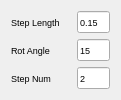
  <widget class="QWidget" name="gridLayoutWidget_5">
   <property name="geometry">
    <rect>
     <x>1140</x>
     <y>725</y>
     <width>121</width>
     <height>80</height>
    </rect>
   </property>
   <property name="font">
    <font>
     <pointsize>7</pointsize>
    </font>
   </property>
   <layout class="QGridLayout" name="gridLayout_9">
    <item row="0" column="2">
     <widget class="QLineEdit" name="LE_STEP_LENGTH">
      <property name="font">
       <font>
        <pointsize>7</pointsize>
       </font>
      </property>
      <property name="text">
       <string>0.15</string>
      </property>
     </widget>
    </item>
    <item row="0" column="1">
     <spacer name="horizontalSpacer_2">
      <property name="orientation">
       <enum>Qt::Horizontal</enum>
      </property>
      <property name="sizeHint" stdset="0">
       <size>
        <width>40</width>
        <height>20</height>
       </size>
      </property>
     </spacer>
    </item>
    <item row="0" column="0">
     <widget class="QLabel" name="LB_X_AXIS_3">
      <property name="sizePolicy">
       <sizepolicy hsizetype="Fixed" vsizetype="Preferred">
        <horstretch>0</horstretch>
        <verstretch>0</verstretch>
       </sizepolicy>
      </property>
      <property name="minimumSize">
       <size>
        <width>60</width>
        <height>0</height>
       </size>
      </property>
      <property name="font">
       <font>
        <pointsize>7</pointsize>
       </font>
      </property>
      <property name="text">
       <string>Step Length</string>
      </property>
     </widget>
    </item>
    <item row="2" column="0">
     <widget class="QLabel" name="LB_Y_AXIS_5">
      <property name="sizePolicy">
       <sizepolicy hsizetype="Fixed" vsizetype="Preferred">
        <horstretch>0</horstretch>
        <verstretch>0</verstretch>
       </sizepolicy>
      </property>
      <property name="minimumSize">
       <size>
        <width>40</width>
        <height>0</height>
       </size>
      </property>
      <property name="font">
       <font>
        <pointsize>7</pointsize>
       </font>
      </property>
      <property name="text">
       <string>Step Num</string>
      </property>
     </widget>
    </item>
    <item row="1" column="0">
     <widget class="QLabel" name="LB_X_AXIS_5">
      <property name="sizePolicy">
       <sizepolicy hsizetype="Fixed" vsizetype="Preferred">
        <horstretch>0</horstretch>
        <verstretch>0</verstretch>
       </sizepolicy>
      </property>
      <property name="minimumSize">
       <size>
        <width>30</width>
        <height>0</height>
       </size>
      </property>
      <property name="font">
       <font>
        <pointsize>7</pointsize>
       </font>
      </property>
      <property name="text">
       <string>Rot Angle</string>
      </property>
     </widget>
    </item>
    <item row="2" column="2">
     <widget class="QLineEdit" name="LE_STEP_NUM">
      <property name="font">
       <font>
        <pointsize>7</pointsize>
       </font>
      </property>
      <property name="text">
       <string>2</string>
      </property>
     </widget>
    </item>
    <item row="1" column="2">
     <widget class="QLineEdit" name="LE_ROT_ANGLE">
      <property name="font">
       <font>
        <pointsize>7</pointsize>
       </font>
      </property>
      <property name="text">
       <string>15</string>
      </property>
     </widget>
    </item>
   </layout>
  </widget>
